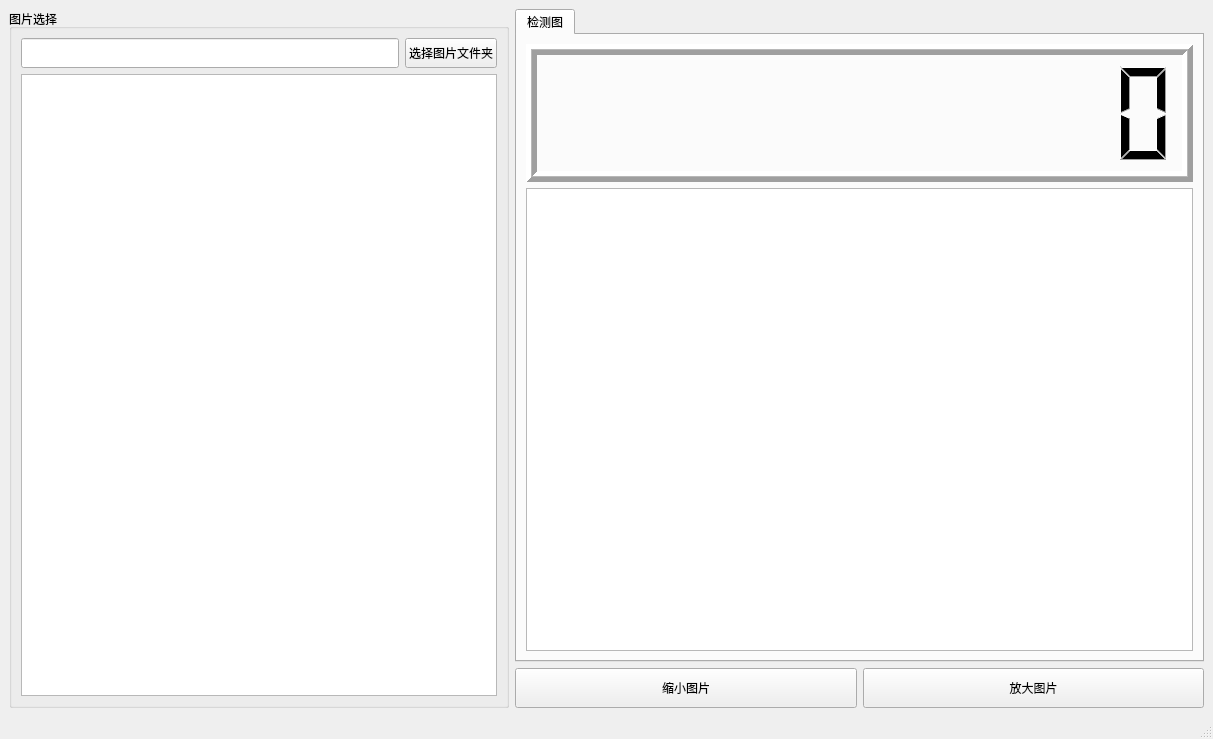
<?xml version="1.0" encoding="UTF-8"?>
<ui version="4.0">
 <class>MainWindow</class>
 <widget class="QMainWindow" name="MainWindow">
  <property name="geometry">
   <rect>
    <x>0</x>
    <y>0</y>
    <width>1213</width>
    <height>739</height>
   </rect>
  </property>
  <property name="windowTitle">
   <string>MainWindow</string>
  </property>
  <property name="styleSheet">
   <string notr="true">font: 75 14pt &quot;Aharoni&quot;;</string>
  </property>
  <widget class="QWidget" name="centralwidget">
   <layout class="QHBoxLayout" name="horizontalLayout_5">
    <item>
     <widget class="QGroupBox" name="groupBox_3">
      <property name="minimumSize">
       <size>
        <width>500</width>
        <height>0</height>
       </size>
      </property>
      <property name="maximumSize">
       <size>
        <width>500</width>
        <height>16777215</height>
       </size>
      </property>
      <property name="title">
       <string>图片选择</string>
      </property>
      <layout class="QVBoxLayout" name="verticalLayout">
       <item>
        <layout class="QHBoxLayout" name="horizontalLayout">
         <item>
          <widget class="QLineEdit" name="lineEdit_path">
           <property name="minimumSize">
            <size>
             <width>0</width>
             <height>30</height>
            </size>
           </property>
           <property name="styleSheet">
            <string notr="true">font: 75 9pt &quot;Aharoni&quot;;</string>
           </property>
          </widget>
         </item>
         <item>
          <widget class="QPushButton" name="pushButton_select">
           <property name="minimumSize">
            <size>
             <width>0</width>
             <height>30</height>
            </size>
           </property>
           <property name="text">
            <string>选择图片文件夹</string>
           </property>
          </widget>
         </item>
        </layout>
       </item>
       <item>
        <widget class="QListWidget" name="listWidget_img">
         <property name="styleSheet">
          <string notr="true">font: 9pt &quot;新宋体&quot;;</string>
         </property>
        </widget>
       </item>
      </layout>
     </widget>
    </item>
    <item>
     <layout class="QVBoxLayout" name="verticalLayout_4">
      <item>
       <widget class="QTabWidget" name="tabWidget">
        <property name="currentIndex">
         <number>0</number>
        </property>
        <widget class="QWidget" name="tab_2">
         <attribute name="title">
          <string>检测图</string>
         </attribute>
         <layout class="QVBoxLayout" name="verticalLayout_2">
          <item>
           <widget class="QLCDNumber" name="lcdNumber">
            <property name="minimumSize">
             <size>
              <width>0</width>
              <height>138</height>
             </size>
            </property>
            <property name="font">
             <font>
              <family>Aharoni</family>
              <pointsize>14</pointsize>
              <weight>9</weight>
              <italic>false</italic>
              <bold>false</bold>
             </font>
            </property>
            <property name="frameShape">
             <enum>QFrame::Box</enum>
            </property>
            <property name="frameShadow">
             <enum>QFrame::Raised</enum>
            </property>
            <property name="lineWidth">
             <number>5</number>
            </property>
            <property name="midLineWidth">
             <number>1</number>
            </property>
            <property name="smallDecimalPoint">
             <bool>true</bool>
            </property>
            <property name="digitCount">
             <number>10</number>
            </property>
            <property name="mode">
             <enum>QLCDNumber::Dec</enum>
            </property>
            <property name="value" stdset="0">
             <double>0.000000000000000</double>
            </property>
           </widget>
          </item>
          <item>
           <widget class="QGraphicsView" name="graphicsView2"/>
          </item>
         </layout>
        </widget>
       </widget>
      </item>
      <item>
       <layout class="QHBoxLayout" name="horizontalLayout_3">
        <item>
         <widget class="QPushButton" name="pushButton_zoomin">
          <property name="minimumSize">
           <size>
            <width>0</width>
            <height>40</height>
           </size>
          </property>
          <property name="styleSheet">
           <string notr="true">font: 12pt &quot;新宋体&quot;;</string>
          </property>
          <property name="text">
           <string>缩小图片</string>
          </property>
         </widget>
        </item>
        <item>
         <widget class="QPushButton" name="pushButton_zoomout">
          <property name="minimumSize">
           <size>
            <width>0</width>
            <height>40</height>
           </size>
          </property>
          <property name="styleSheet">
           <string notr="true">font: 12pt &quot;新宋体&quot;;</string>
          </property>
          <property name="text">
           <string>放大图片</string>
          </property>
         </widget>
        </item>
       </layout>
      </item>
     </layout>
    </item>
   </layout>
  </widget>
  <widget class="QMenuBar" name="menubar">
   <property name="geometry">
    <rect>
     <x>0</x>
     <y>0</y>
     <width>1213</width>
     <height>29</height>
    </rect>
   </property>
  </widget>
  <widget class="QStatusBar" name="statusbar"/>
 </widget>
 <resources/>
 <connections/>
</ui>
